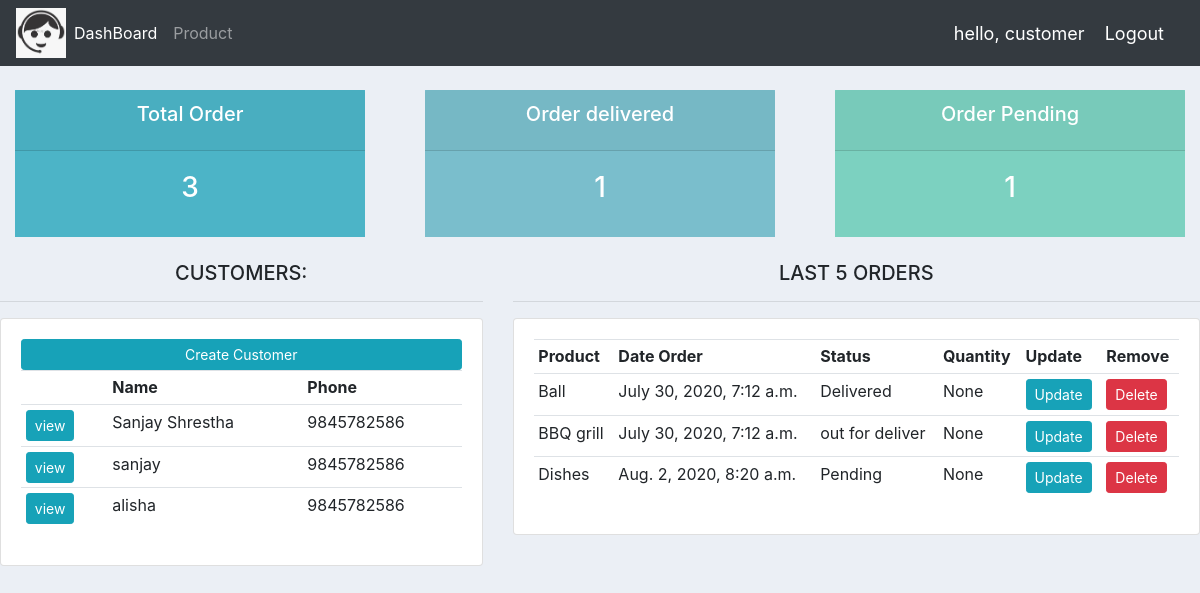
The app's page / (signed in) with its own data.
### apps/models.py (models this page shows, shortened)
class Customer(models.Model):
	user = models.OneToOneField(User,null=True, on_delete=models.CASCADE)
	name=models.CharField(max_length=200, null=True)
	email=models.CharField(max_length=200,null=True)
	phone=models.CharField(max_length=10, null=False)
	address=models.CharField(max_length=100)
	profile_pic = models.ImageField(upload_to='static/image',null=True,blank=True, default='sanji.jpg')
	date_created=models.DateTimeField(auto_now_add=True)

class Order(models.Model):
	STAUTUS = (
		('Pending','Pending'),
		('out for deliver', 'out for delivery'),
		('Delivered','Delivered')
		)
	customer = models.ForeignKey(Customer, null=True, on_delete=models.SET_NULL)
	product= models.ForeignKey(Product,null=True, on_delete=models.SET_NULL)
	date_created=models.DateTimeField(auto_now_add=True)
	status = models.CharField(max_length=200, null=True, choices=STAUTUS)
	quantity=models.CharField(max_length=20, null=True,)

class Product(models.Model):
	CATEGORY=(
		('Indoor','Indoor'),
		('Outdoor','Outdoor')
		)
	name=models.CharField(max_length=200, null=True)
	price=models.FloatField(max_length=10, null=False)
	category=models.CharField(max_length=200, choices=CATEGORY)
	description=models.CharField(max_length=200, blank=True)
	date_created=models.DateTimeField(auto_now_add=True)
	tag=models.ManyToManyField(Tags)
	def __str__(self):
		return self.name

### apps/decorators.py (the view)
	def wrapper_function(request, *args, **kwargs):
		group = None
		if request.user.groups.exists():
			group = request.user.groups.all()[0].name
		if group == 'customer':
			return redirect('apps:userpage')
		if group == 'admin':
			return view_func(request, *args,**kwargs)

### apps/views.py (called while the page is built)
@login_required(login_url = 'apps:login')
@admin_only
def home(request):
	orders=Order.objects.all()
	customer=Customer.objects.all()
	total_cus = customer.count()
	total_order=orders.count()
	delivered=orders.filter(status='Delivered').count()
	pending=orders.filter(status='Pending').count()
	context = {'order':orders, 'customers':customer,'total_customer':total_cus,
	 'total_order':total_order, 'delivered':delivered, 'pending':pending}
	return render(request,'dashboard.html', context)

### apps/templates/dashboard.html
{% extends 'base.html' %}
{% block content %}
 {% include 'status.html' %}
<br>
<div class="row">
	<div class="col-md-5">
		<center><h5>CUSTOMERS:</h5></center>
		<hr>
		<div class="card card-body">
			<a class = "btn btn-sm btn-info" href="">Create Customer</a></td>
			<table class="table table-sm">
				<tr>
					<th></th>
					<th>Name</th>
					<th>Phone</th>
				</tr>
				{% for customer in customers %}
				<tr>
					<td><a class = "btn btn-sm btn-info" href="{% url 'apps:customer' customer.id %}">view</a></td>
					<td>{{ customer.name}}</td>
					<td>{{ customer.phone}}</td>
				</tr>
				{% endfor %}
			</table>
		</div>
	</div>
	<div class="col-md-7">
		<center><h5>LAST 5 ORDERS</h5></center>
		<hr>
		<div class="card card-body">
			<table class="table table-sm">
				<tr>
					<th>Product</th>
					<th>Date Order</th>
					<th>Status</th>
					<th>Quantity</th>
					<th>Update</th>
					<th>Remove</th>
				</tr>
				{% for i in order %}
				<tr>
					<td>{{ i.product}}</td>
					<td>{{ i.date_created}}</td>
					<td>{{ i.status}}</td>
					<td>{{ i.quantity}}</td>
					<td><a class = "btn btn-sm btn-info" href="{% url 'apps:update_order' i.id %}">Update</a></td>
					<td><a class = "btn btn-sm btn-danger" href="{% url 'apps:delete_order' i.id %}">Delete</a></td>
				</tr>
				{% endfor %}
			</table>
		</div>
	</div>
</div>
{% endblock %}

### apps/templates/navbar.html (shortened to what this page needs)
{% load static %}
<nav class="navbar navbar-expand-lg navbar-dark bg-dark">
  <img src="{% static 'image/logo.jpg'%}" height="50" width="50" >
  <div class="collapse navbar-collapse" id="navbarNav">
    <ul class="navbar-nav">
      {% if request.user.is_staff %}
      <li class="nav-item active">
        <a class="nav-link" href="{% url 'apps:home' %}">DashBoard </a>
      </li>
      <li class="nav-item">
        <a class="nav-link" href="{% url 'apps:product' %}">Product</a>
      </li>
      {% else %}
       <li class="nav-item">
        <a class="nav-link" href="{% url 'apps:account_setting' %}">Setting</a>
      </li>
     {% endif %}
    </ul>
  </div>
  <span class="hello-msg">hello, {{request.user }}</span>
  <span><a class="hello-msg" href="{% url 'apps:logout' %}">Logout</a></span>
</nav>

### static/css/main.css (style rules this page uses)
body { background-color:#ebeff5; }

### apps/templates/navbar.html (style rules this page uses)
.hello-msg { font-size: 18px; color: #fff; margin-right: 20px; }

### records on screen
Customer: name "Sanjay Shrestha", phone "9845782586"
Customer: name "sanjay", phone "9845782586"
Customer: name "alisha", phone "9845782586"
Order: product "Ball", date_created "July 30, 2020, 7:12 a.m.", status "Delivered", quantity "None"
Order: product "BBQ grill", date_created "July 30, 2020, 7:12 a.m.", status "out for deliver", quantity "None"
Order: product "Dishes", date_created "Aug. 2, 2020, 8:20 a.m.", status "Pending", quantity "None"

### other values on screen
{{ request.user }} "customer"
{{ total_order }} "3"
{{ delivered }} "1"
{{ pending }} "1"
